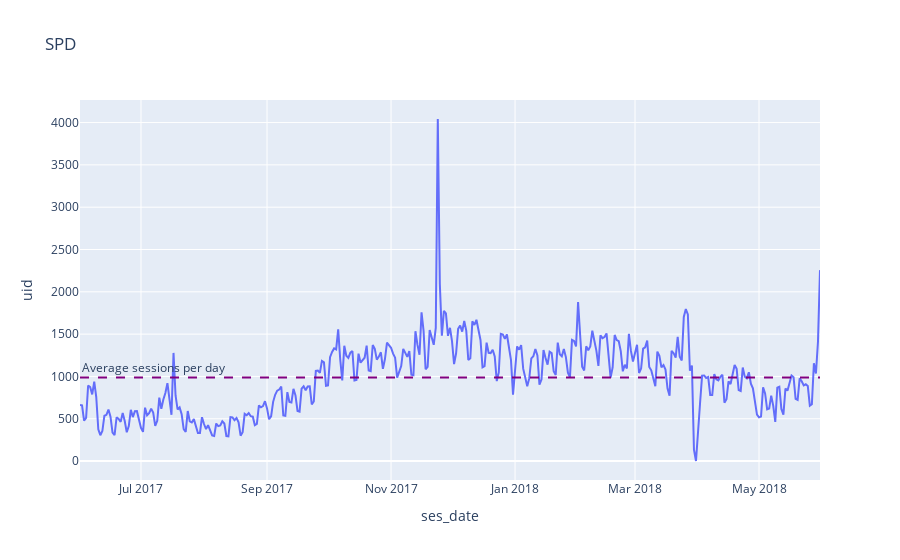

Here is the notebook cell this chart was saved with:
### Code cell
#Visualising the data 

ses_fig = px.line(sessions_per_day, x= 'ses_date', y = 'uid', title = 'SPD')
ses_fig.add_hline(
                  y = sessions_per_day['uid'].mean(),
          line_dash = "dash",
         line_color = "purple",
    annotation_text = "Average sessions per day",
annotation_position = "top left")
ses_fig.show()

### Figure 1 — Plotly figure (JSON) as saved in the notebook; plotly's stock layout.template omitted (floating-point values rounded to 4 significant figures; data arrays with more than 128 entries replaced by an {"elided": "..."} marker saying what was removed)
{"data": [{"hovertemplate": "ses_date=%{x}<br>uid=%{y}<extra></extra>", "legendgroup": "", "line": {"color": "#636efa", "dash": "solid"}, "marker": {"symbol": "circle"}, "mode": "lines", "name": "", "orientation": "v", "showlegend": false, "type": "scatter", "x": {"elided": "364 str values"}, "xaxis": "x", "y": {"elided": "364 int values"}, "yaxis": "y"}], "layout": {"annotations": [{"showarrow": false, "text": "Average sessions per day", "x": 0, "xanchor": "left", "xref": "x domain", "y": 987.4, "yanchor": "bottom", "yref": "y"}], "legend": {"tracegroupgap": 0}, "shapes": [{"line": {"color": "purple", "dash": "dash"}, "type": "line", "x0": 0, "x1": 1, "xref": "x domain", "y0": 987.4, "y1": 987.4, "yref": "y"}], "title": {"text": "SPD"}, "xaxis": {"anchor": "y", "domain": [0, 1], "title": {"text": "ses_date"}}, "yaxis": {"anchor": "x", "domain": [0, 1], "title": {"text": "uid"}}}}
